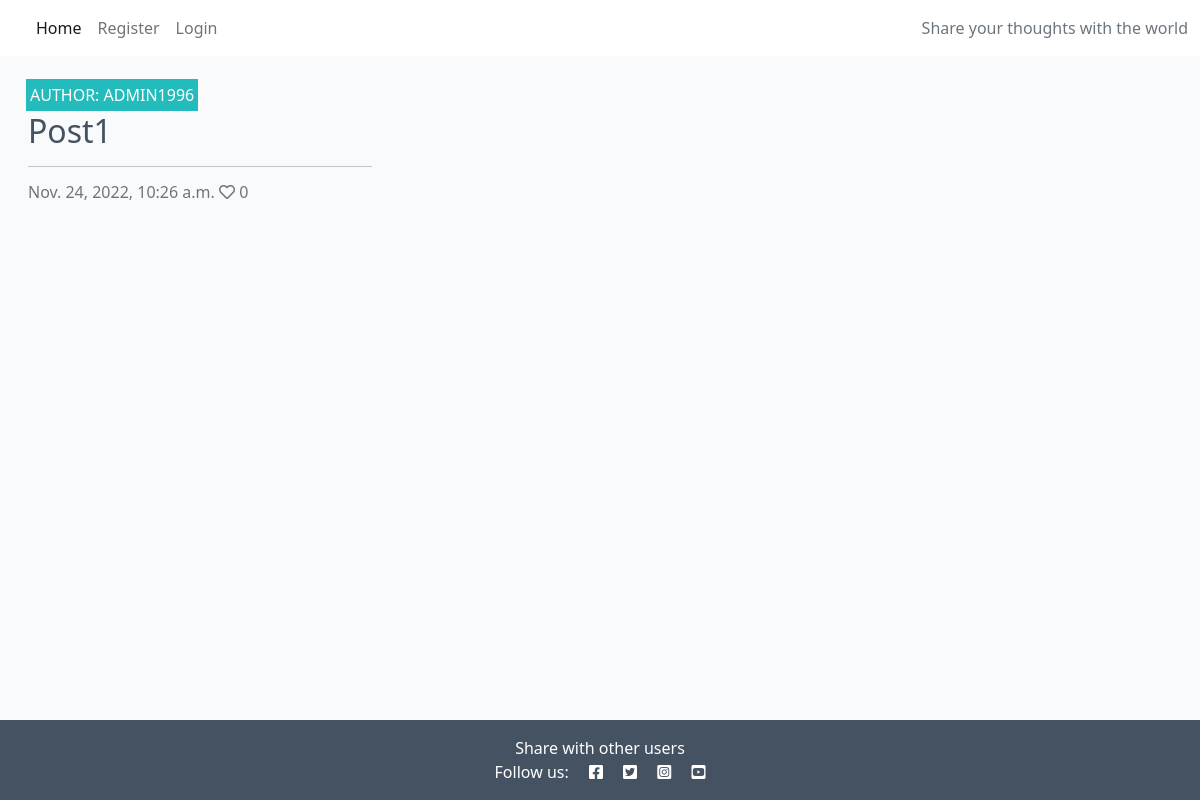
Before: / with the older database file.
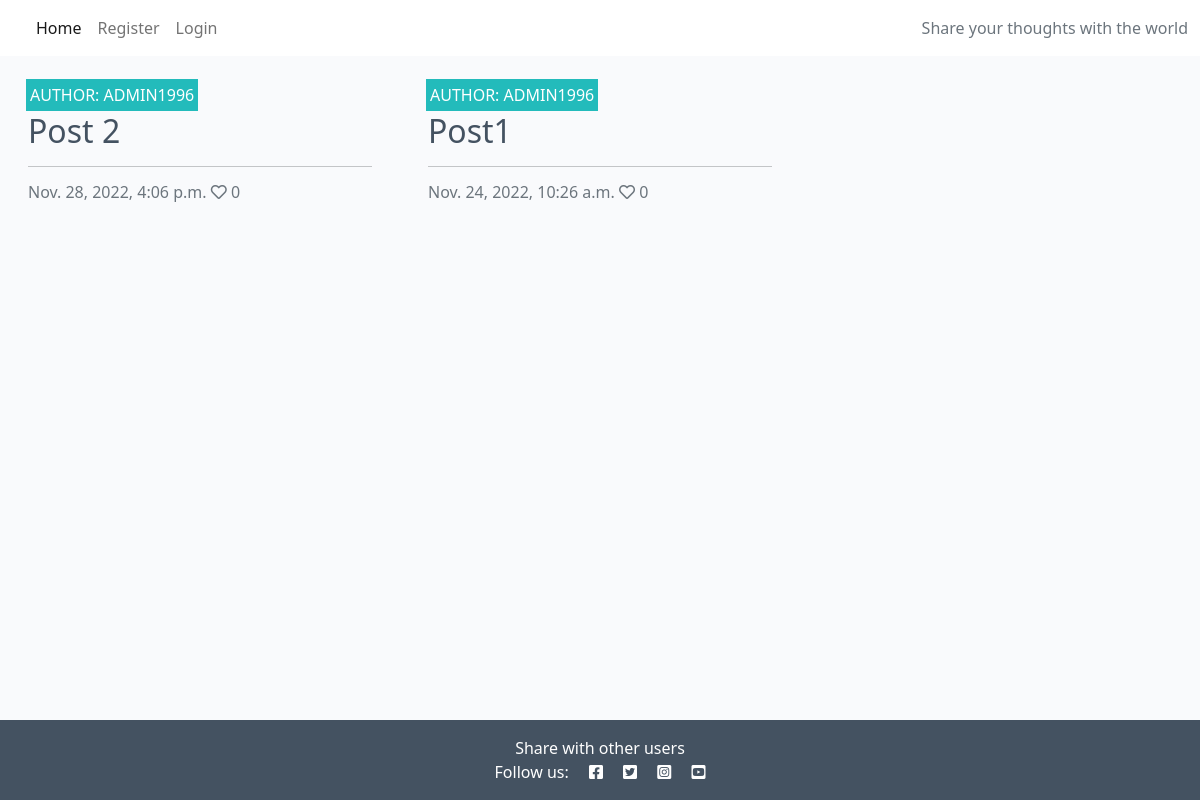
After: the same page with the newer database file.
### blog/models.py (models this page shows, shortened)
class Post(models.Model):
    title = models.CharField(max_length=200, unique=True)
    slug = models.SlugField(max_length=200, unique=True)
    author = models.ForeignKey(
        User, on_delete=models.CASCADE, related_name="blog_posts"
    )
    featured_image = CloudinaryField('image', default='placeholder')
    excerpt = models.TextField(blank=True)
    updated_on = models.DateTimeField(auto_now=True)
    content = models.TextField()
    created_on = models.DateTimeField(auto_now_add=True)
    status = models.IntegerField(choices=STATUS, default=0)
    likes = models.ManyToManyField(
        User, related_name='blogpost_like', blank=True)
    class Meta:
        ordering = ["-created_on"]
    def number_of_likes(self):
        return self.likes.count()

### blog/views.py (the view)
# urls.py: path('', views.PostList.as_view(), name='home'),
class PostList(generic.ListView):
    model = Post
    queryset = Post.objects.filter(status=1).order_by("-created_on")
    template_name = "index.html"
    paginate_by = 6

### templates/index.html (shortened to what this page needs)
{% extends "base.html" %}
{% block content %}
<div class="container-fluid">
    <div class="row">
        <div class="col-12 mt-3 left">
            <div class="row">
                {% for post in post_list %}
                <div class="col-md-4">
                    <div class="card mb-4">
                        <div class="card-body">
                            <div class="image-container">
                                <div class="image-flash">
                                    <p class="author">Author: {{ post.author }}</p>
                                </div>
                            </div>
                            <a href="{% url 'post_detail' post.slug %}" class="post-link">
                                <h2 class="card-title">{{ post.title }}</h2>
                            </a>
                            <hr />
                            <p class="card-text text-muted h6">{{ post.created_on}} <i class="far fa-heart"></i>
                                {{ post.number_of_likes }}</p>
                        </div>
                    </div>
                </div>
                {% endfor %}
            </div>
        </div>
    </div>
</div>
{%endblock%}

### templates/base.html (shortened to what this page needs)
{% load static %}
<!DOCTYPE html>
<html class="h-100">
<head>
    <link rel="stylesheet" href="https://cdnjs.cloudflare.com/ajax/libs/font-awesome/5.15.3/css/all.min.css">
    <link href="https://cdn.jsdelivr.net/npm/bootstrap@5.0.1/dist/css/bootstrap.min.css" rel="stylesheet"
>
    <link rel="stylesheet" href="{% static 'css/style.css' %}">
</head>
<body class="d-flex flex-column h-100 main-bg">
    <nav class="navbar navbar-expand-lg navbar-light bg-white">
        <div class="container-fluid">
            <div class="collapse navbar-collapse" id="navbarText">
                <ul class="navbar-nav me-auto mb-2 mb-lg-0">
                    <li class="nav-item">
                        <a class="nav-link active" aria-current="page" href="{% url 'home' %}">Home</a>
                    </li>
                    {% if user.is_authenticated %}
                    <li class="nav-item">
                        <a class="nav-link" href="#">Logout</a>
                    </li>
                    {% else %}
                    <li class="nav-item">
                        <a class="nav-link" href="#">Register</a>
                    </li>
                    <li class="nav-item">
                        <a class="nav-link" href="#">Login</a>
                    </li>
                    {% endif %}
                </ul>
                <span class="navbar-text text-muted">
                    Share your thoughts with the world
                </span>
            </div>
        </div>
    </nav>
    <main class="flex-shrink-0 main-bg">
        {% block content %}{% endblock content %}
    </main>
    <footer class="footer mt-auto py-3 dark-bg">
        <p class="m-0 text-center text-white">Share with other users</p>
        <p class="m-0 text-center text-white">Follow us: <i class="fab fa-facebook-square ms-3"></i>
            <i class="fab fa-twitter-square ms-3"></i>
            <i class="fab fa-instagram-square ms-3"></i>
            <i class="fab fa-youtube-square ms-3"></i></p>
    </footer>
</body>
</html>

### static/css/style.css (style rules this page uses)
body { background-color: #F9FAFC; }
.dark-bg { background-color: #445261; }
.main-bg { background-color: #F9FAFC; }
.card { border: none; background-color: transparent; }
.image-container { position: relative; }
.image-flash { position: absolute; bottom: 5%; min-width: 30%; left: -2px; background-color: #23BBBB; }
.author { color: white; margin: 4px; text-transform: uppercase; }
.post-link { text-decoration: none; color: #445261; }

Changed rows visible on the page:
added Post: author "ADMIN1996", title "Post 2", created_on "Nov. 28, 2022, 4:06 p.m.", number_of_likes "0"
